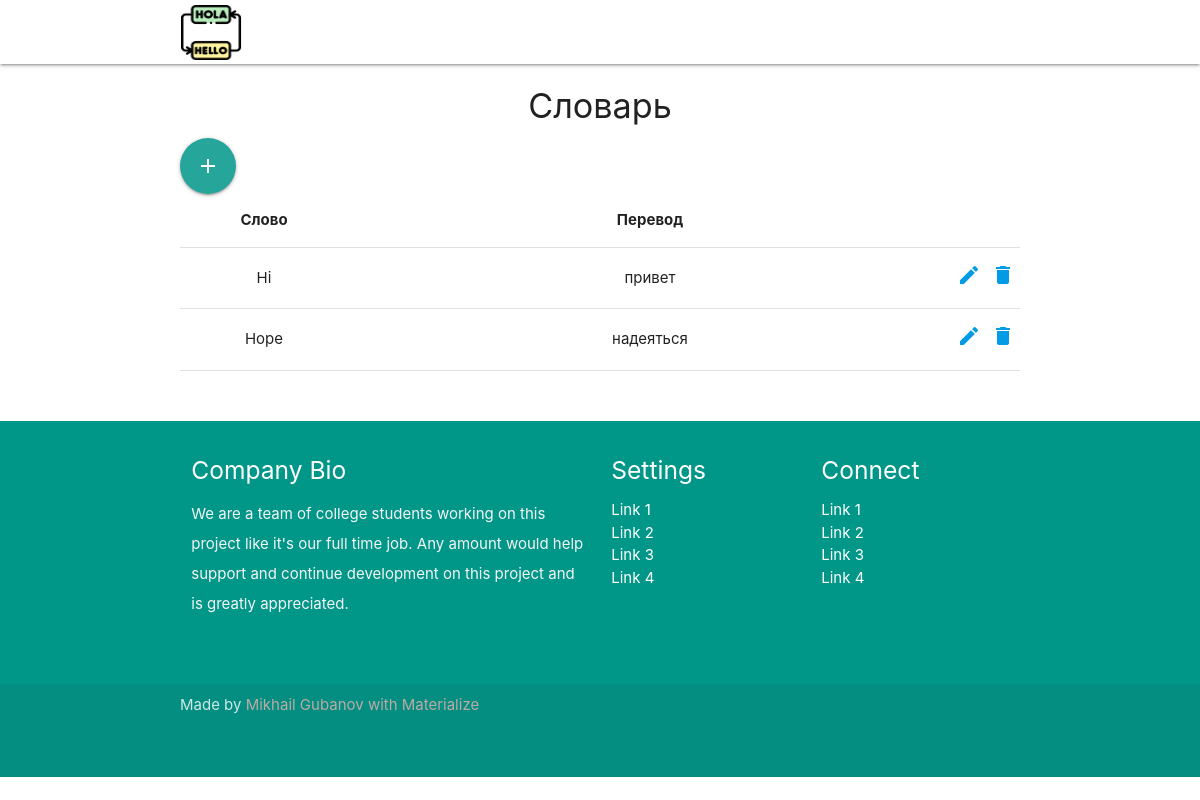
/dictionary_fill/, run on an earlier commit of the app's database.
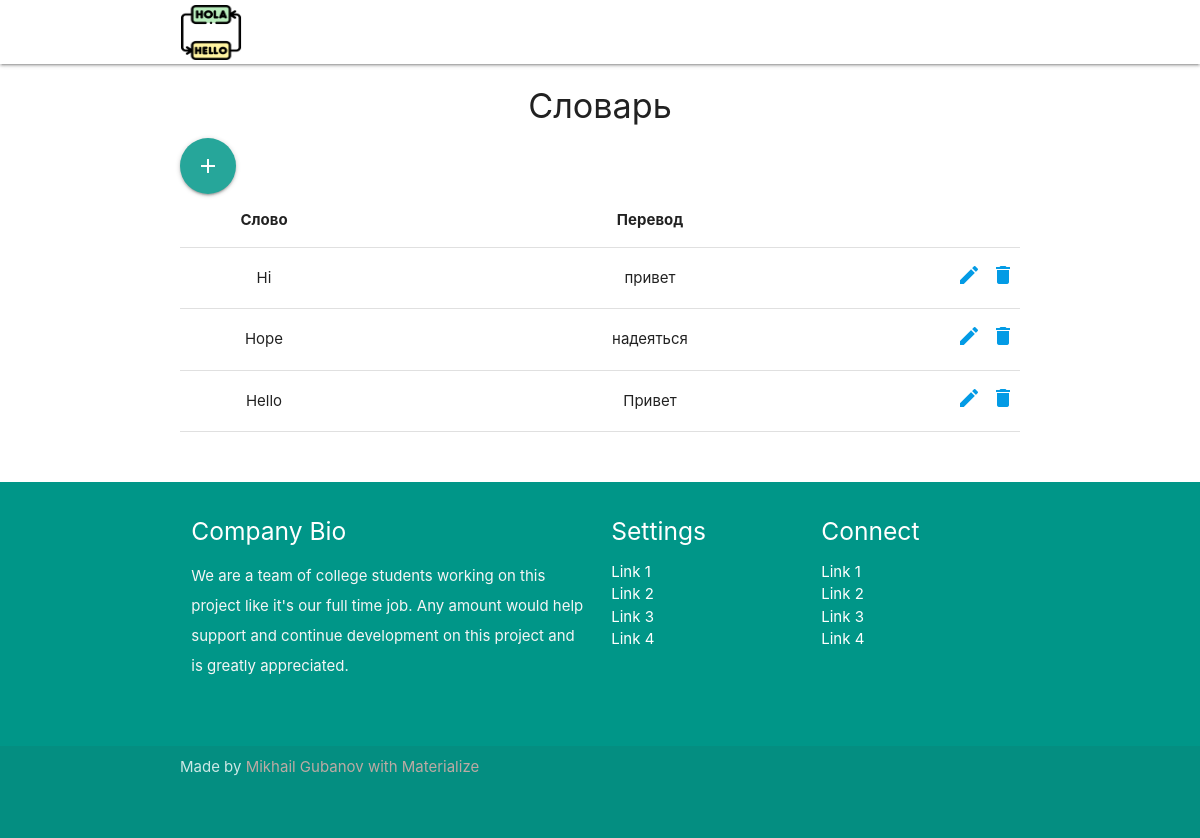
And on a later commit of the database.
### LinguaLearn/models.py (models this page shows)
class Dictionary(models.Model):
    note_id = models.AutoField(primary_key=True)
    word = models.CharField(max_length=32, db_column='word', unique=True)
    translate = models.CharField(max_length=256, db_column='translate')
    add_date = models.DateTimeField(db_column='add_dttm', default=datetime.now(), null=True)
    class Meta:
        db_table = 'lingualearn_dictionary'

### LinguaLearn/views.py (the view)
# urls.py: path('dictionary_fill/', views.dictionary_fill, name='dictionary'),
def dictionary_fill(request):
    words = Dictionary.objects.all()
    context = {'words': words}
    return render(request, 'dictionary.html', context)

### templates/dictionary.html (shortened to what this page needs)
{% extends 'base_page.html' %}
{% load static %}
{% block content %}
<div class="container" id='dictionary'>
    <h4 class="center-align">Словарь</h4>
        <div>
            <a href="/add_word/" name="add_btn" class="btn-floating btn-large waves-effect waves-light "><i class="material-icons right">add</i>
            </a>
        </div>
<table class="centered">
    <thead>
        <tr>
            <th style="width: 20%;">Слово</th>
            <th>Перевод</th>
            <th style="width: 2%;"></th>
            <th style="width: 2%;"></th>
        </tr>
    </thead>
    <tbody>
        {% for word in words %}
            <tr>
                <td>{{ word.word }}</td>
                <td>{{ word.translate }}</td>
                <td><a href="/edit_word/{{ word.note_id}}/"><i class="material-icons">edit</i></a></td>
                <td><a href="/delete_word/{{ word.note_id}}/"><i class="material-icons ">delete</i></a></td>
            </tr>
        {% endfor %}
    </tbody>
</table>
{% endblock %}

What changed in the data, as far as the page shows it:
added Dictionary: word "Hello", translate "Привет"
